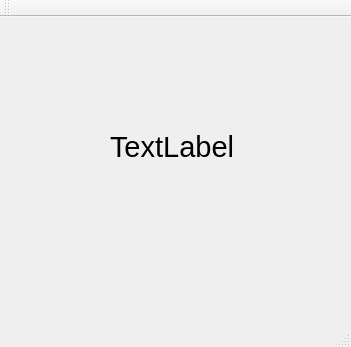
<?xml version="1.0" encoding="UTF-8"?>
<ui version="4.0">
 <class>MainWindow</class>
 <widget class="QMainWindow" name="MainWindow">
  <property name="geometry">
   <rect>
    <x>0</x>
    <y>0</y>
    <width>351</width>
    <height>347</height>
   </rect>
  </property>
  <property name="windowTitle">
   <string>MainWindow</string>
  </property>
  <widget class="QWidget" name="centralWidget">
   <widget class="QLabel" name="label">
    <property name="geometry">
     <rect>
      <x>110</x>
      <y>90</y>
      <width>151</width>
      <height>81</height>
     </rect>
    </property>
    <property name="text">
     <string>&lt;html&gt;&lt;head/&gt;&lt;body&gt;&lt;p&gt;&lt;span style=&quot; font-size:22pt;&quot;&gt;TextLabel&lt;/span&gt;&lt;/p&gt;&lt;/body&gt;&lt;/html&gt;</string>
    </property>
   </widget>
  </widget>
  <widget class="QMenuBar" name="menuBar">
   <property name="geometry">
    <rect>
     <x>0</x>
     <y>0</y>
     <width>351</width>
     <height>32</height>
    </rect>
   </property>
  </widget>
  <widget class="QToolBar" name="mainToolBar">
   <attribute name="toolBarArea">
    <enum>TopToolBarArea</enum>
   </attribute>
   <attribute name="toolBarBreak">
    <bool>false</bool>
   </attribute>
  </widget>
  <widget class="QStatusBar" name="statusBar"/>
 </widget>
 <layoutdefault spacing="6" margin="11"/>
 <resources/>
 <connections/>
</ui>
